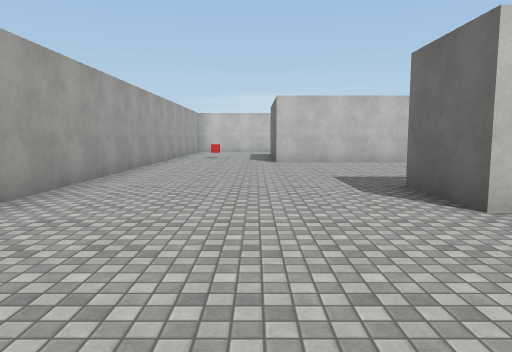
view 1 (above)

22 first-person views from a walk through a Unity game level. The camera is 1.5 m above the floor, tilts 6° down and sees 70° across. The floor is counted in squares, 2 m on a side. Each view is taken from the middle of a square. On the plan, view 1 faces up. The plan holds only what a view shows up to about 11 squares ahead; the rest is blank. The place goes on beyond the plan. The player character is not drawn. Surface patterns are stand-ins for the level's own textures.

view 2
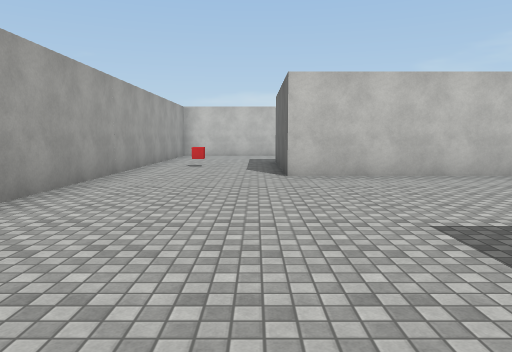

view 3
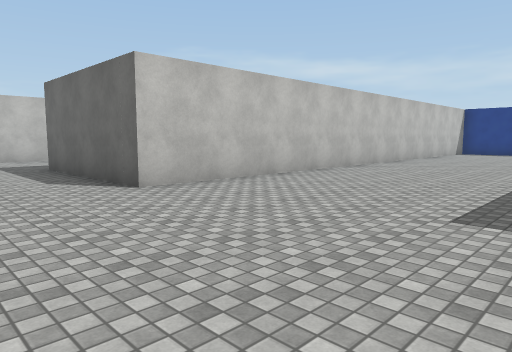

view 4
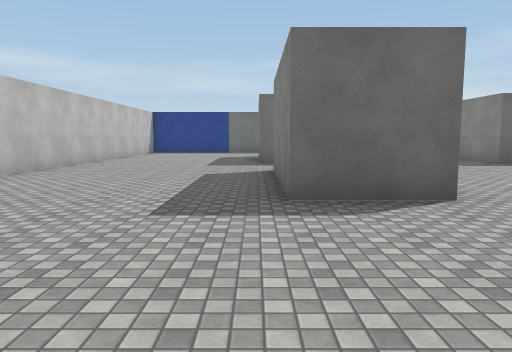

view 5
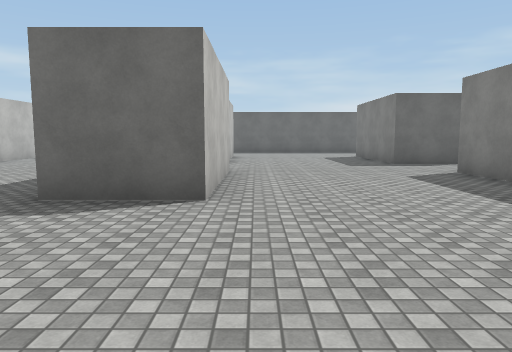

view 6
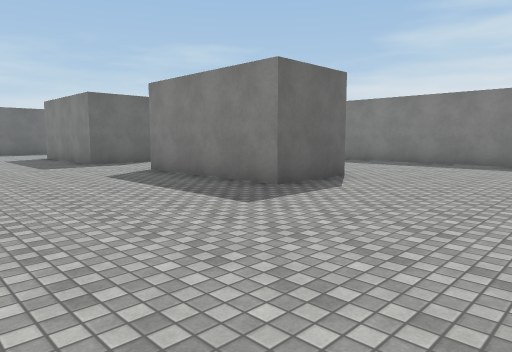

view 7
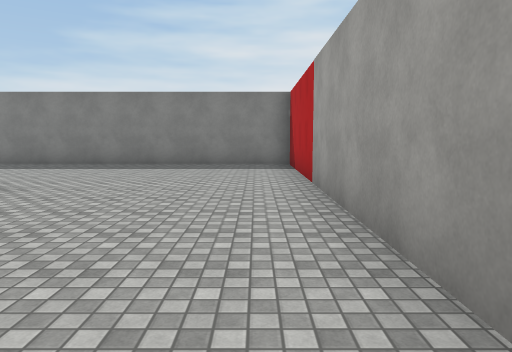

view 8
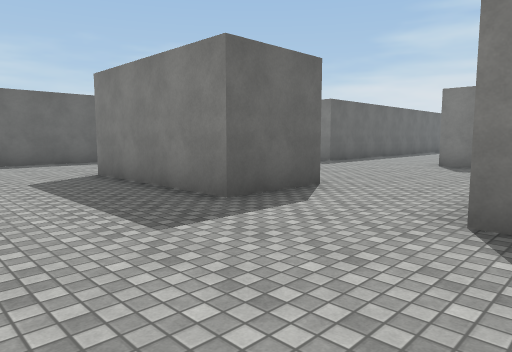

view 9
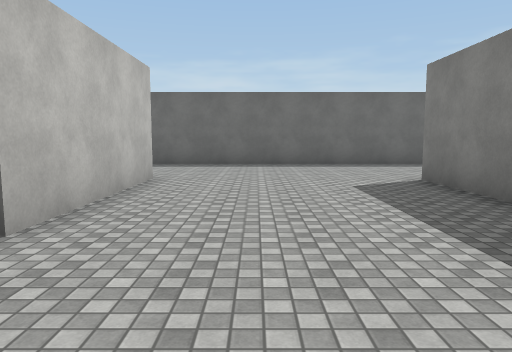

view 10
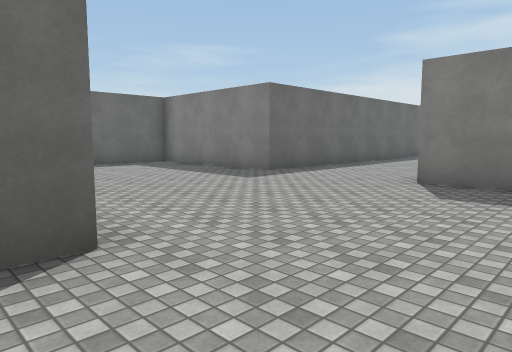

view 11
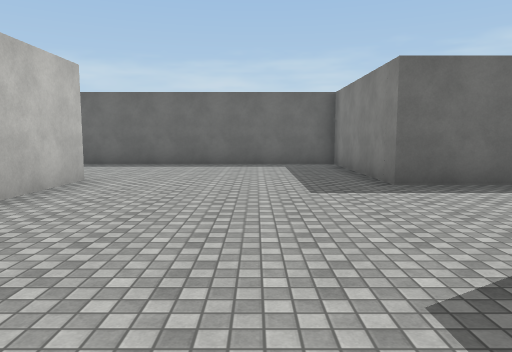

view 12
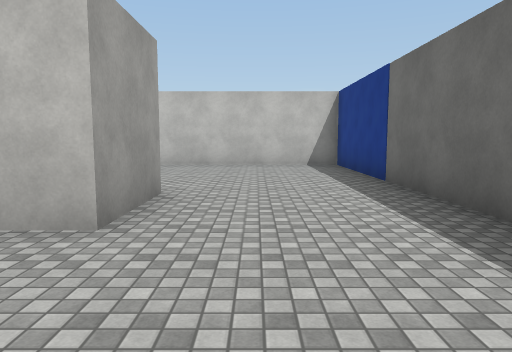

view 13
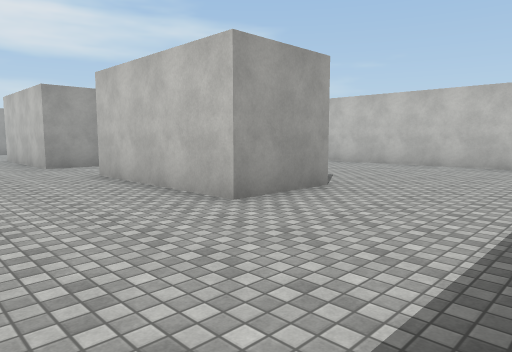

view 14
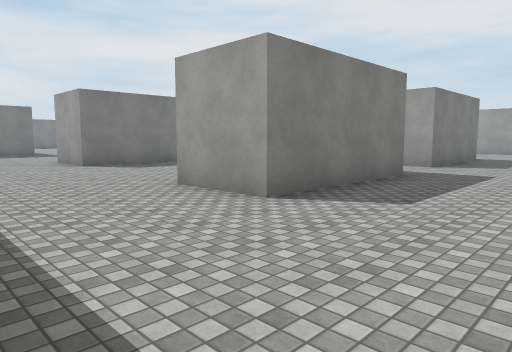

view 15
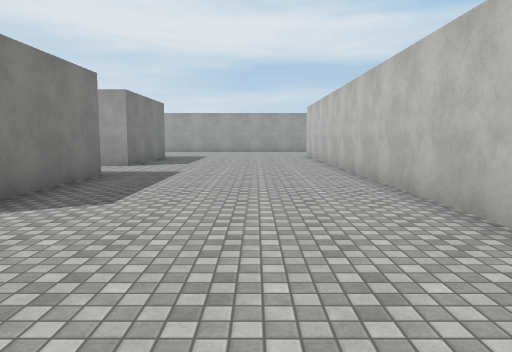

view 16
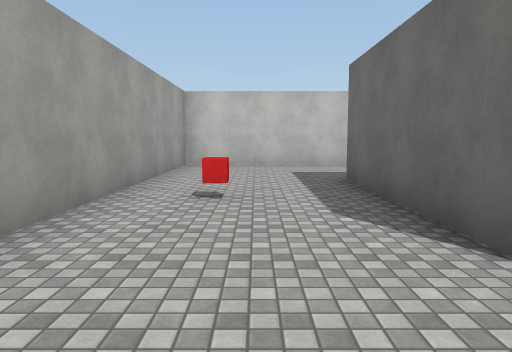

view 17
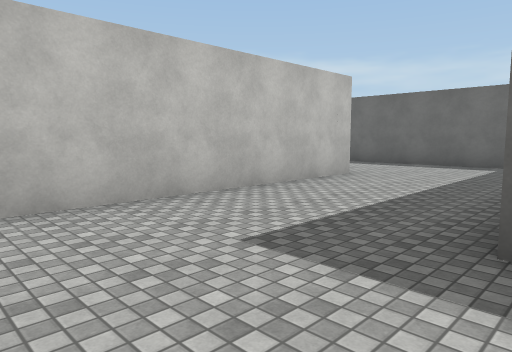

view 18
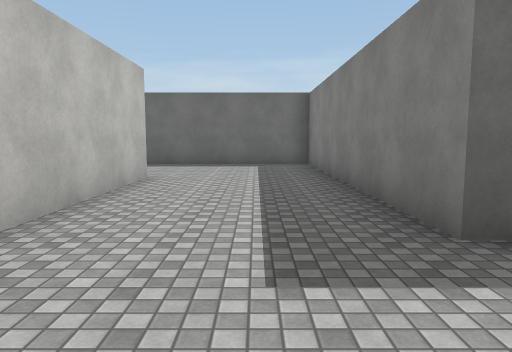

view 19
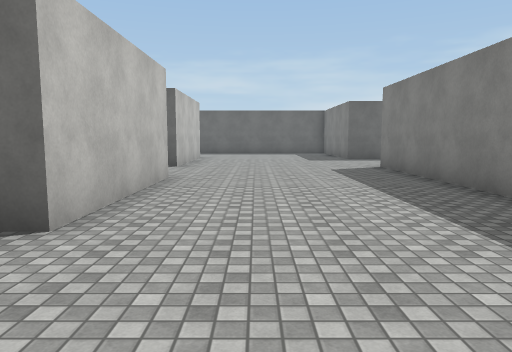

view 20
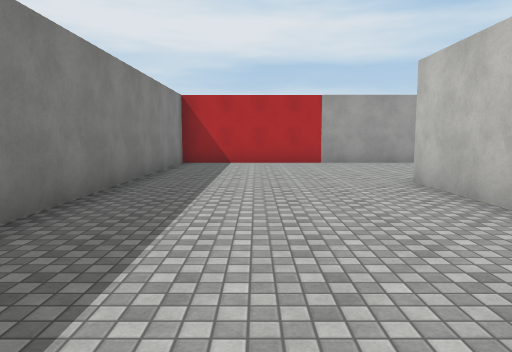

view 21
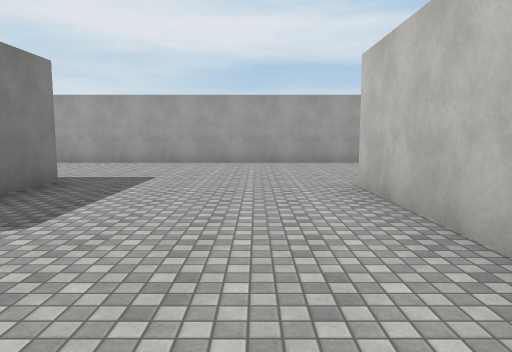

view 22
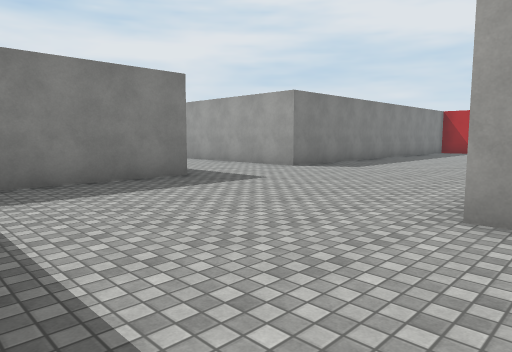

### Floor plan
Points are (right, up) in squares from view 1. A wall is a line through its corners. A room is listed if a view was taken in it or the views show most of it. See-through windows are left out.
Room 1 (views 1, 2, 3, 4, 5, 6, 7, 8, 9, 10, 11, 12, 13, 14, 15, 16, 17, 18, 19, 20, 21, 22)
walls: (6.3, 3.6) (2.3, 3.6) (2.3, 5.6) (6.3, 5.6) (6.3, 3.6); (8.7, 3.9) (8.7, 5.9) (12.7, 5.9) (12.7, 3.9) (8.7, 3.9); (8.5, -0.9) (12.5, -0.9) (12.5, -3) (8.5, -3) (8.5, -0.9); (5.9, -3.3) (1.9, -3.3) (1.9, -1.3) (5.9, -1.3); (11.8, -10.5) (11.8, -8.2) (16.3, -8.2) (16.3, 11.1) (0.6, 11.1) (0.6, 15.5) (8.5, 15.5) (8.5, 20.2); (4.9, 19) (-2.9, 19) (-2.9, -8.2) (8.4, -8.2) (8.4, -10.1)
objects: other object (-2, 14)

Where each view was taken, in squares from view 1:
view 1: 0 up, 0 right, facing up
view 2: 4 up, 0 right, facing up
view 3: 6 up, 2 left, facing up-right
view 4: 6 up, 2 left, facing right
view 5: 3 up, 2 left, facing right
view 6: 3 up, 2 left, facing down-right
view 7: 2 up, 2 left, facing down
view 8: 2 up, 5 right, facing down-right
view 9: 2 up, 6 right, facing right
view 10: 2 down, 6 right, facing down-right
view 11: 6 down, 6 right, facing right
view 12: 1 up, 14 right, facing up
view 13: 1 up, 16 right, facing up-left
view 14: 9 up, 16 right, facing down-left
view 15: 9 up, 16 right, facing left
view 16: 9 up, 1 left, facing up
view 17: 15 up, 2 left, facing up-right
view 18: 17 up, 2 left, facing right
view 19: 5 down, 1 left, facing right
view 20: 6 down, 8 right, facing left
view 21: 2 up, 8 right, facing left
view 22: 2 down, 16 right, facing down-left
